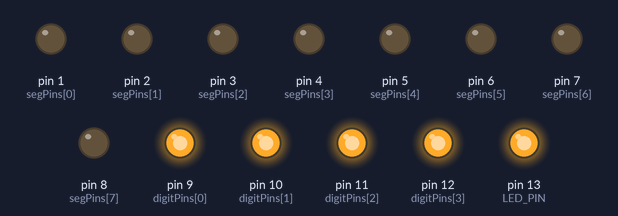
A sketch run on a simulated Arduino Uno, built with avr-gcc and run on an emulated ATmega328P. Parts: output pins drawn as LEDs (lit = HIGH).

Above: at 0.1 s.
Timing chart, 0 to 1.6 s (numbered marks = the images above):
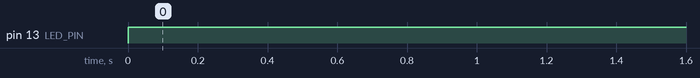

Measured:
- by itself, pin 13 (LED_PIN): LOW → HIGH at 0.00 s

The sketch:

TM1637Example.ino
```cpp
// HS420561K-32 — common cathode 4-digit 7-segment display
// Cube Cell HTCC-AB02A (3.3 V logic)
//
// Wiring used:
//   GPIO1–7  --[1kΩ]--> A–G      (1kΩ keeps segment current ≈1.3 mA,
//   GPIO8    --[1kΩ]--> DP        max cathode sink ≈10 mA — safe for GPIO)
//   GPIO9–12 ----------> D1–D4   (common cathodes; LOW = digit ON)
//   GPIO13   --[220Ω]--> LED anode  (cathode to GND; HIGH = ON)

// Segment pins: A, B, C, D, E, F, G, DP
const int segPins[8] = {1, 2, 3, 4, 5, 6, 7, 8}; // GPIO1–GPIO8

// Digit select pins: D1, D2, D3, D4 (common cathodes)
const int digitPins[4] = {9, 10, 11, 12}; // GPIO9–GPIO12

// Status LED
const int LED_PIN = 13; // GPIO13

// Segment patterns 0–9 (common cathode: 1 = segment ON)
// Column order: A, B, C, D, E, F, G, DP
const byte numbers[10][8] = {
  {1,1,1,1,1,1,0,0}, // 0
  {0,1,1,0,0,0,0,0}, // 1
  {1,1,0,1,1,0,1,0}, // 2
  {1,1,1,1,0,0,1,0}, // 3
  {0,1,1,0,0,1,1,0}, // 4
  {1,0,1,1,0,1,1,0}, // 5
  {1,0,1,1,1,1,1,0}, // 6
  {1,1,1,0,0,0,0,0}, // 7
  {1,1,1,1,1,1,1,0}, // 8
  {1,1,1,1,0,1,1,0}  // 9
};

void setup() {
  for (int i = 0; i < 8; i++) {
    pinMode(segPins[i], OUTPUT);
    digitalWrite(segPins[i], LOW);   // all segments off
  }
  for (int i = 0; i < 4; i++) {
    pinMode(digitPins[i], OUTPUT);
    digitalWrite(digitPins[i], HIGH); // all digits off (HIGH = cathode not grounded)
  }

  pinMode(LED_PIN, OUTPUT);
  digitalWrite(LED_PIN, LOW); // LED off initially
}

void ledOn()  { digitalWrite(LED_PIN, HIGH); }
void ledOff() { digitalWrite(LED_PIN, LOW);  }

// Display digit 'num' (0–9) at position 'pos' (0 = leftmost).
// Set dp = true to light the decimal point.
void displayDigit(int pos, int num, bool dp = false) {
  // Blank all digits before changing segments (prevents ghosting)
  for (int i = 0; i < 4; i++) digitalWrite(digitPins[i], HIGH);

  // Drive segment outputs
  for (int i = 0; i < 7; i++)
    digitalWrite(segPins[i], numbers[num][i]);
  digitalWrite(segPins[7], dp ? HIGH : LOW); // DP

  // Activate the chosen digit (sink its cathode to GND)
  digitalWrite(digitPins[pos], LOW);
}

// Multiplex a 4-digit integer (0–9999) for one full refresh cycle.
void displayNumber(int value) {
  int digits[4] = {
    (value / 1000) % 10,
    (value /  100) % 10,
    (value /   10) % 10,
     value         % 10
  };
  for (int i = 0; i < 4; i++) {
    displayDigit(i, digits[i]);
    delay(3); // multiplex period per digit
  }
}

void loop() {
  ledOn();
  // displayNumber(1234);
  // delay(2);
  // ledOff();
  // // displayNumber(1234);
  // delay(2);
}
```
